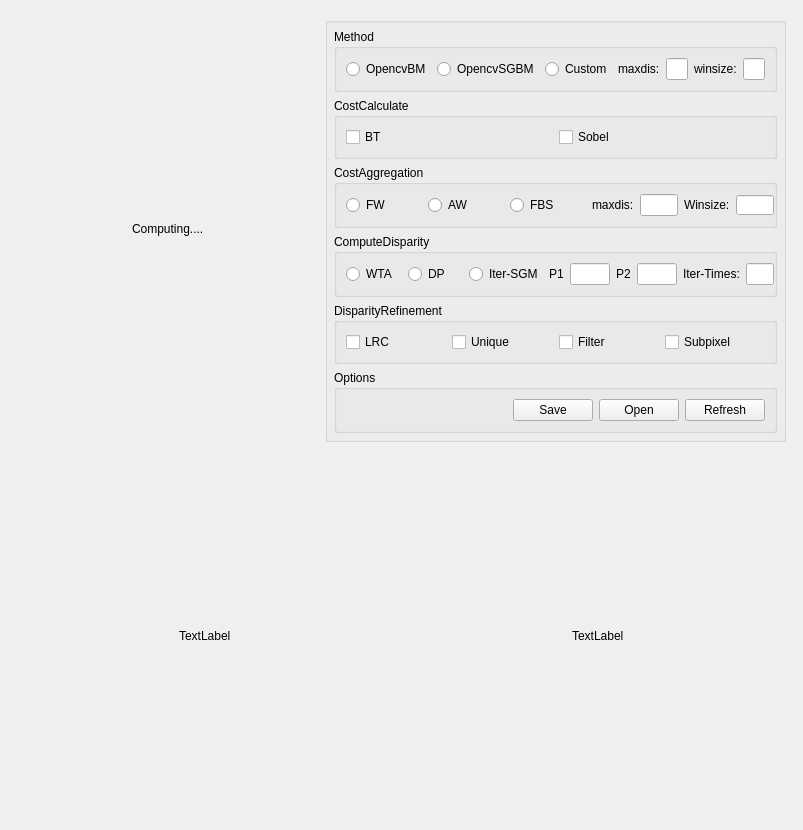
<?xml version="1.0" encoding="UTF-8"?>
<ui version="4.0">
 <class>StereoForm</class>
 <widget class="QWidget" name="StereoForm">
  <property name="geometry">
   <rect>
    <x>0</x>
    <y>0</y>
    <width>803</width>
    <height>830</height>
   </rect>
  </property>
  <property name="windowTitle">
   <string>Form</string>
  </property>
  <layout class="QVBoxLayout" name="verticalLayout" stretch="1,1">
   <item>
    <layout class="QHBoxLayout" name="horizontalLayout" stretch="1,1">
     <property name="leftMargin">
      <number>6</number>
     </property>
     <property name="topMargin">
      <number>6</number>
     </property>
     <property name="rightMargin">
      <number>6</number>
     </property>
     <property name="bottomMargin">
      <number>6</number>
     </property>
     <item>
      <widget class="QWidget" name="disBorder" native="true">
       <layout class="QHBoxLayout" name="horizontalLayout_3">
        <property name="spacing">
         <number>0</number>
        </property>
        <property name="leftMargin">
         <number>0</number>
        </property>
        <property name="topMargin">
         <number>0</number>
        </property>
        <property name="rightMargin">
         <number>0</number>
        </property>
        <property name="bottomMargin">
         <number>0</number>
        </property>
        <item alignment="Qt::AlignHCenter|Qt::AlignVCenter">
         <widget class="QLabel" name="disLabel">
          <property name="text">
           <string>Computing....</string>
          </property>
         </widget>
        </item>
       </layout>
      </widget>
     </item>
     <item>
      <widget class="QGroupBox" name="groupBox">
       <property name="title">
        <string/>
       </property>
       <layout class="QVBoxLayout" name="verticalLayout_4" stretch="1,1,1,1,1,0">
        <property name="spacing">
         <number>6</number>
        </property>
        <property name="leftMargin">
         <number>6</number>
        </property>
        <property name="topMargin">
         <number>6</number>
        </property>
        <property name="rightMargin">
         <number>6</number>
        </property>
        <property name="bottomMargin">
         <number>6</number>
        </property>
        <item>
         <widget class="QGroupBox" name="groupBox_2">
          <property name="title">
           <string>Method</string>
          </property>
          <layout class="QHBoxLayout" name="horizontalLayout_6" stretch="2,2,2,1,1,1,1">
           <item>
            <widget class="QRadioButton" name="radioOpencvBM">
             <property name="text">
              <string>OpencvBM</string>
             </property>
            </widget>
           </item>
           <item>
            <widget class="QRadioButton" name="radioOpencvSGBM">
             <property name="text">
              <string>OpencvSGBM</string>
             </property>
            </widget>
           </item>
           <item>
            <widget class="QRadioButton" name="radioCustom">
             <property name="text">
              <string>Custom</string>
             </property>
            </widget>
           </item>
           <item>
            <widget class="QLabel" name="label_maxdis_1">
             <property name="text">
              <string>maxdis:</string>
             </property>
            </widget>
           </item>
           <item>
            <widget class="QLineEdit" name="lineEdit_maxdis_1">
             <property name="maximumSize">
              <size>
               <width>40</width>
               <height>16777215</height>
              </size>
             </property>
            </widget>
           </item>
           <item>
            <widget class="QLabel" name="label_winsize_1">
             <property name="text">
              <string>winsize:</string>
             </property>
            </widget>
           </item>
           <item>
            <widget class="QLineEdit" name="lineEdit_winsize_1">
             <property name="maximumSize">
              <size>
               <width>40</width>
               <height>16777215</height>
              </size>
             </property>
            </widget>
           </item>
          </layout>
         </widget>
        </item>
        <item>
         <widget class="QGroupBox" name="groupBox2">
          <property name="title">
           <string>CostCalculate</string>
          </property>
          <layout class="QHBoxLayout" name="horizontalLayout_9">
           <item>
            <widget class="QCheckBox" name="checkBoxBT">
             <property name="text">
              <string>BT</string>
             </property>
            </widget>
           </item>
           <item>
            <widget class="QCheckBox" name="checkBoxSobel">
             <property name="text">
              <string>Sobel</string>
             </property>
            </widget>
           </item>
          </layout>
         </widget>
        </item>
        <item>
         <widget class="QGroupBox" name="groupBox3">
          <property name="title">
           <string>CostAggregation</string>
          </property>
          <layout class="QHBoxLayout" name="horizontalLayout_4" stretch="2,2,2,1,1,1,1">
           <property name="rightMargin">
            <number>0</number>
           </property>
           <item>
            <widget class="QRadioButton" name="radioFW">
             <property name="text">
              <string>FW</string>
             </property>
            </widget>
           </item>
           <item>
            <widget class="QRadioButton" name="radioAW">
             <property name="text">
              <string>AW</string>
             </property>
            </widget>
           </item>
           <item>
            <widget class="QRadioButton" name="radioFBS">
             <property name="text">
              <string>FBS</string>
             </property>
            </widget>
           </item>
           <item>
            <widget class="QLabel" name="label_5">
             <property name="text">
              <string>maxdis:</string>
             </property>
            </widget>
           </item>
           <item>
            <widget class="QLineEdit" name="lineEdit_maxdis_2">
             <property name="maximumSize">
              <size>
               <width>40</width>
               <height>16777215</height>
              </size>
             </property>
            </widget>
           </item>
           <item alignment="Qt::AlignRight">
            <widget class="QLabel" name="label">
             <property name="text">
              <string>Winsize:</string>
             </property>
            </widget>
           </item>
           <item>
            <widget class="QLineEdit" name="lineEdit_winsize_2">
             <property name="maximumSize">
              <size>
               <width>40</width>
               <height>20</height>
              </size>
             </property>
            </widget>
           </item>
          </layout>
         </widget>
        </item>
        <item>
         <widget class="QGroupBox" name="groupBox4">
          <property name="title">
           <string>ComputeDisparity</string>
          </property>
          <layout class="QHBoxLayout" name="horizontalLayout_5" stretch="2,2,2,0,0,0,0,1,1">
           <property name="rightMargin">
            <number>0</number>
           </property>
           <item>
            <widget class="QRadioButton" name="radioWTA">
             <property name="text">
              <string>WTA</string>
             </property>
            </widget>
           </item>
           <item>
            <widget class="QRadioButton" name="radioDP">
             <property name="text">
              <string>DP</string>
             </property>
            </widget>
           </item>
           <item>
            <widget class="QRadioButton" name="radioIterSGM">
             <property name="text">
              <string>Iter-SGM</string>
             </property>
            </widget>
           </item>
           <item>
            <widget class="QLabel" name="label_P1">
             <property name="text">
              <string>P1</string>
             </property>
            </widget>
           </item>
           <item>
            <widget class="QLineEdit" name="lineEdit_P1">
             <property name="maximumSize">
              <size>
               <width>40</width>
               <height>16777215</height>
              </size>
             </property>
            </widget>
           </item>
           <item>
            <widget class="QLabel" name="label_P2">
             <property name="text">
              <string>P2</string>
             </property>
            </widget>
           </item>
           <item>
            <widget class="QLineEdit" name="lineEdit_P2">
             <property name="maximumSize">
              <size>
               <width>40</width>
               <height>16777215</height>
              </size>
             </property>
            </widget>
           </item>
           <item>
            <widget class="QLabel" name="label_IterTimes">
             <property name="text">
              <string>Iter-Times:</string>
             </property>
            </widget>
           </item>
           <item>
            <widget class="QLineEdit" name="lineEdit_IterTimes">
             <property name="maximumSize">
              <size>
               <width>40</width>
               <height>16777215</height>
              </size>
             </property>
            </widget>
           </item>
          </layout>
         </widget>
        </item>
        <item>
         <widget class="QGroupBox" name="groupBox5">
          <property name="title">
           <string>DisparityRefinement</string>
          </property>
          <layout class="QHBoxLayout" name="horizontalLayout_7">
           <item>
            <widget class="QCheckBox" name="checkBox_LRC">
             <property name="text">
              <string>LRC</string>
             </property>
            </widget>
           </item>
           <item>
            <widget class="QCheckBox" name="checkBox_Unique">
             <property name="text">
              <string>Unique</string>
             </property>
            </widget>
           </item>
           <item>
            <widget class="QCheckBox" name="checkBox_Filter">
             <property name="text">
              <string>Filter</string>
             </property>
            </widget>
           </item>
           <item>
            <widget class="QCheckBox" name="checkBox_Subpixel">
             <property name="text">
              <string>Subpixel</string>
             </property>
            </widget>
           </item>
          </layout>
         </widget>
        </item>
        <item>
         <widget class="QGroupBox" name="groupBox_7">
          <property name="title">
           <string>Options</string>
          </property>
          <layout class="QHBoxLayout" name="horizontalLayout_8" stretch="3,1,1,1">
           <item>
            <spacer name="horizontalSpacer">
             <property name="orientation">
              <enum>Qt::Horizontal</enum>
             </property>
             <property name="sizeHint" stdset="0">
              <size>
               <width>40</width>
               <height>20</height>
              </size>
             </property>
            </spacer>
           </item>
           <item>
            <widget class="QPushButton" name="pushButtonSave">
             <property name="text">
              <string>Save</string>
             </property>
            </widget>
           </item>
           <item>
            <widget class="QPushButton" name="pushButton_Open">
             <property name="text">
              <string>Open</string>
             </property>
            </widget>
           </item>
           <item>
            <widget class="QPushButton" name="pushButton_refresh">
             <property name="text">
              <string>Refresh</string>
             </property>
            </widget>
           </item>
          </layout>
         </widget>
        </item>
       </layout>
      </widget>
     </item>
    </layout>
   </item>
   <item>
    <layout class="QHBoxLayout" name="horizontalLayout_2" stretch="1,1">
     <item>
      <widget class="QWidget" name="leftBorder" native="true">
       <layout class="QVBoxLayout" name="verticalLayout_2">
        <property name="spacing">
         <number>0</number>
        </property>
        <property name="leftMargin">
         <number>0</number>
        </property>
        <property name="topMargin">
         <number>0</number>
        </property>
        <property name="rightMargin">
         <number>0</number>
        </property>
        <property name="bottomMargin">
         <number>0</number>
        </property>
        <item alignment="Qt::AlignHCenter|Qt::AlignVCenter">
         <widget class="QLabel" name="leftLabel">
          <property name="text">
           <string>TextLabel</string>
          </property>
         </widget>
        </item>
       </layout>
      </widget>
     </item>
     <item>
      <widget class="QWidget" name="rightBorder" native="true">
       <layout class="QVBoxLayout" name="verticalLayout_3">
        <property name="spacing">
         <number>0</number>
        </property>
        <property name="leftMargin">
         <number>0</number>
        </property>
        <property name="topMargin">
         <number>0</number>
        </property>
        <property name="rightMargin">
         <number>0</number>
        </property>
        <property name="bottomMargin">
         <number>0</number>
        </property>
        <item alignment="Qt::AlignHCenter|Qt::AlignVCenter">
         <widget class="QLabel" name="rightLabel">
          <property name="text">
           <string>TextLabel</string>
          </property>
         </widget>
        </item>
       </layout>
      </widget>
     </item>
    </layout>
   </item>
  </layout>
 </widget>
 <resources/>
 <connections/>
</ui>
